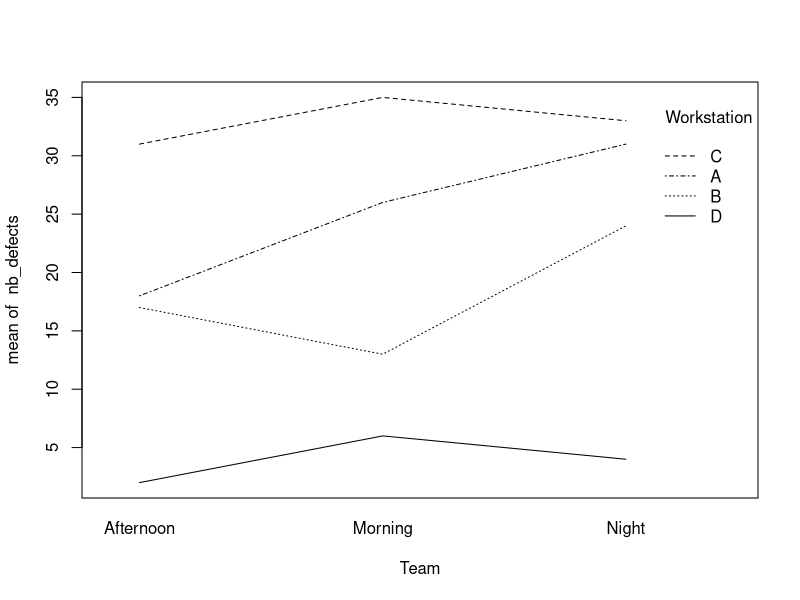

The R source for this figure:
## ---- chunk 1
library(ggplot2)
library(tidyverse)
library(car)
## ---- chunk 2
dat = data.frame("Team"=factor(c(rep("Morning",4),rep("Afternoon",4),rep("Night",4))),
           "Workstation"=factor(c(rep(c("A","B","C","D"),3))),
           "nb_defects"=c(26,13,35,6,18,17,31,2,31,24,33,4))

head(dat)
attach(dat)
## ---- chunk 3
mod=lm(nb_defects~Team)
Anova(mod)
## ---- chunk 4
mod=lm(nb_defects~Workstation)
Anova(mod)
## ---- chunk 5
LM=lm(nb_defects~Team+Workstation)
## ---- chunk 6
interaction.plot(Team,Workstation,nb_defects)
## ---- chunk 7
summary(aov(nb_defects~Team+Workstation+Team*Workstation))
## ---- chunk 8
cLM = lm(nb_defects~Team+Workstation+Team*Workstation)
anova(cLM)
## ---- chunk 9
summary(LM)
## ---- chunk 10
anova(LM)
## ---- chunk 11
anova(LM)
